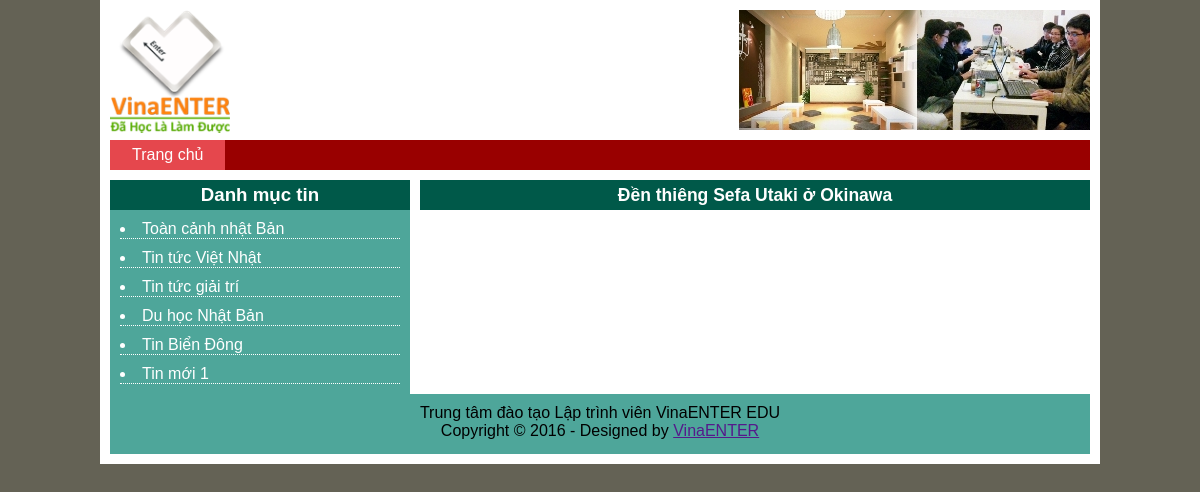
Screenshot of /detail.php?id=2 with the database file from the repository.
### tables this page shows
CREATE TABLE `danhmuctin` (
  `ID_DanhMucTin` int(255) NOT NULL,
  `TenDanhMucTin` varchar(120) NOT NULL
);

CREATE TABLE `tintuc` (
  `ID_TinTuc` int(255) NOT NULL,
  `TenTinTuc` varchar(120) NOT NULL,
  `MoTa` text NOT NULL,
  `HinhAnh` varchar(120) NOT NULL,
  `ChiTiet` text,
  `NgayDang` timestamp NULL DEFAULT NULL,
  `ID_DanhMucTin` int(255) NOT NULL
);

### inc/left_bar.php (the view)
<?php
	$query = "SELECT * FROM danhmuctin";
	$result = $mysqli->query($query);
?>
<h3>Danh mục tin</h3>
<ul>
	<?php
		while ($arDanhMucTin = mysqli_fetch_assoc($result)) {
			$idDanhMucTin = $arDanhMucTin['ID_DanhMucTin'];
			$tenDanhMucTin = $arDanhMucTin['TenDanhMucTin'];
	?>
			<li><a href="cat.php?cid=<?php echo $idDanhMucTin; ?>" title=""><?php echo $tenDanhMucTin; ?></a></li>
	<?php
		}
	?>
</ul>

### inc/detail.php (shortened to what this page needs)
<?php
	$idtt = $_GET['id'];
	$queryTTByID = "SELECT * FROM tintuc WHERE ID_TinTuc = {$idtt} ORDER BY ID_TinTuc DESC";
	$result = $mysqli->query($queryTTByID);
	$arTinTuc = mysqli_fetch_assoc($result);
	$tenTT = $arTinTuc['TenTinTuc'];
?>
<h3><?php echo $tenTT; ?></h3>

### style.css (style rules this page uses)
* { margin: 0; padding: 0; }
body { background: none repeat scroll 0 0 #646255; font-family: arial; }
ul { list-style: none outside none; }
#content h3 { background: none repeat scroll 0 0 #005949; color: #FFFFFF; height: 30px; line-height: 30px; text-align: center; }
#content .content-left ul { margin: 10px; }
#content .content-left ul li { border-bottom: 1px dotted #FFFFFF; color: #FFFFFF; list-style: disc inside none; margin: 10px 0; }
#content .content-left ul li a { color: #FFFFFF; font-size: 16px; text-decoration: none; }

### rows the page displays
danhmuctin: TenDanhMucTin "Toàn cảnh nhật Bản"
danhmuctin: TenDanhMucTin "Tin tức Việt Nhật"
danhmuctin: TenDanhMucTin "Tin tức giải trí"
danhmuctin: TenDanhMucTin "Du học Nhật Bản"
danhmuctin: TenDanhMucTin "Tin Biển Đông"
danhmuctin: TenDanhMucTin "Tin mới 1"
tintuc: TenTinTuc "Đền thiêng Sefa Utaki ở Okinawa"
